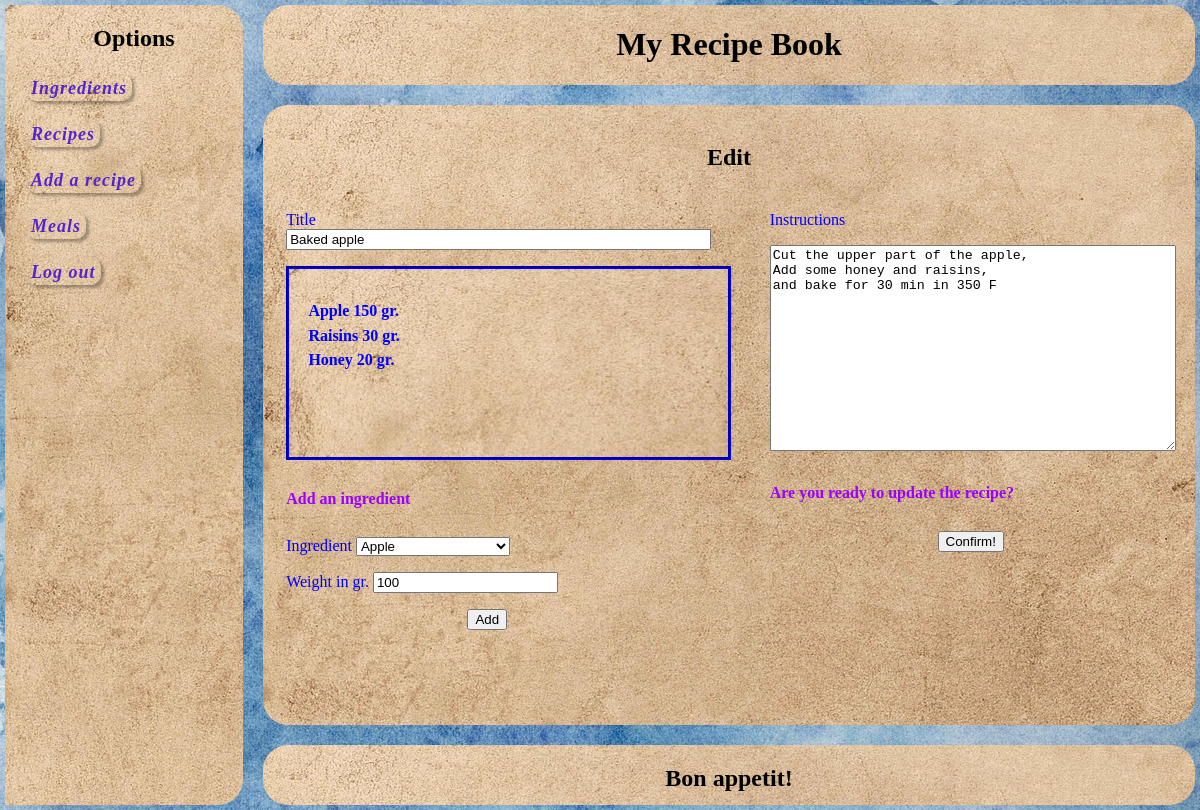
Screenshot of /edit/1 with the database file from the repository.
### app.py (models this page shows)
    class Recipe(db.Model):
        id = db.Column(db.Integer, primary_key = True)
        title = db.Column(db.String(100), index = True, unique = False)
        author = db.Column(db.String(40), index = True, unique = False)
        instructions = db.Column(db.String(4000), index = True, unique = False)
        ingredients = db.relationship('Ingredients', backref='recipe', lazy='dynamic')

    class Ingredients(db.Model):
        id = db.Column(db.Integer, primary_key = True)
        ingredient=db.Column(db.String(100), index = True, unique = False)
        weight = db.Column(db.Float(), index = True, unique = False)
        calories = db.Column(db.Float(), index = True, unique = False)
        proteins = db.Column(db.Float(), index = True, unique = False)
        recipe_id = db.Column(db.Integer, db.ForeignKey('recipe.id'))

### app.py (the view)
@app.route("/edit/<int:id>", methods=["GET", "POST"])
def edit(id):
    recipe_form = AddRecipe(csrf_enabled=False)
    ingredient_form = AddToRecipe()
    rows_pr=Products.query.all()
    lst_unsorted=[ele.product for ele in rows_pr]
    lst=sorted(lst_unsorted)
    ingredient_form.ingredient.choices=lst
    if request.method == "POST":
        if ingredient_form.add.data:
            ing = ingredient_form.ingredient.data
            wei = ingredient_form.weight.data
            ful= ing + '   ' + str(wei) + ' gr.'
            cal=Products.query.filter(Products.product == ing).first().calories / 100 * wei
            prot = Products.query.filter(Products.product == ing).first().proteins / 100 * wei
            new_ing = Ingredients(ingredient = ful, weight = wei, calories = cal, proteins = prot, recipe_id = id)
            db.session.add(new_ing)
            db.session.commit()
            return redirect(url_for("edit", id=id))
        if recipe_form.validate_on_submit():
            edited = Recipe.query.get(id)
            edited.title = recipe_form.title.data
            edited.instructions = recipe_form.instructions.data
            db.session.commit()
        return redirect(url_for("recipe", id=id))
    else:
        recipe_form.title.data=Recipe.query.get(id).title
        ingredients =Recipe.query.get(id).ingredients.all()
        recipe_form.instructions.data=Recipe.query.get(id).instructions
        return render_template("edit.html", id=id, template_form = recipe_form,
        add_ingr = ingredient_form,
        title = recipe_form.title.data,
        ingredients = ingredients,
        instructions = recipe_form.instructions.data)

### forms.py
class AddRecipe(FlaskForm):
  title =  StringField("Title", validators=[DataRequired()])
  instructions = TextAreaField("Instructions")
  submit = SubmitField("Confirm!")
  cancel = SubmitField("Cancel")

class AddToRecipe(FlaskForm):
  ingredient =  SelectField("Ingredient")
  weight = IntegerField("Weight in gr.", default=100)
  add = SubmitField("Add")

### templates/edit.html (shortened to what this page needs)
  {% extends "base.html" %}
  {% block content %}
        <article id="mainArticle" style="border-radius: 25px;">
            <h2> Edit </h2>
            <form action="/edit/{{ id }}" method="POST">
              <div class ="left_bl">
                <p>{{ template_form.title.label }}
                {{ template_form.title(size=50) }}</p>
                <div class="bordered">
                {% for ele in ingredients %}
                <h4> {{ele.ingredient}} </h4>
                {% endfor %}
                </div>
                <p><h6>Add an ingredient</h6></p>
                <p>{{ add_ingr.ingredient.label }}
                  {{ add_ingr.ingredient() }}</p>
                <p>  {{ add_ingr.weight.label }}
                {{ add_ingr.weight() }}</p>
                <p align="center">{{ add_ingr.add() }}</p>
              </div>
              <div class ="right_bl">
                <p>{{ template_form.instructions.label }}</p>
                <p>{{ template_form.instructions(style='height: 200px;  width: 400px;') }}</p>
                <h6>Are you ready to update the recipe?</h6>
                <p align ="center">{{ template_form.submit() }}</p>
              </div>
              </form>
        </article>
  {% endblock %}

### static/styles/style.css (style rules this page uses)
body { background-color: lightgreen; background-image: url('watercolor.jpg'); display: grid; grid-template-areas: "nav header header" "nav article article" "nav footer footer"; grid-template-rows: 80px 1fr 60px; grid-template-columns: 20% 1fr 1fr; grid-row-gap: 20px; grid-column-gap: 20px; height: 100vh; margin: 5px; }
div { padding: 1.2em; background: rgb(244, 218, 242); background-image: url('wallpaper.jpg'); width: 100%; }
.bordered { overflow: auto; height:150px; width: 400px; border-style: groove; border-color: blue; }
article { padding: 1.2em; background: rgb(244, 218, 242); background-image: url('wallpaper.jpg'); }
#mainArticle { grid-area: article; }
h2 { text-align: center; font-family: 'Garamound'; }
h4 { font-family: 'Garamound'; color: blue; font-size: 14; line-height: 0.2; }
h6 { font-family: 'Lucida calligraphy', 'Garamound'; font-weight: bold; color: rgb(157, 0, 255); font-size: 16px; line-height: 0.1; }
p { font-family: 'Garamound'; color: blue; font-size: 14; }
.right_bl { float: right; display: block; width: 45%; padding: 4px; background-image: none; background-color: rgba(0,0,0,0); }
.left_bl { float: left; display: block; width: 45%; padding: 4px; background-image: none; background-color: rgba(0,0,0,0); }

### rows the page displays
Recipe: title "Baked apple", instructions "Cut the upper part of the apple, Add some honey and raisins, and bake for 30 min in 350 F"
Ingredients: ingredient "Apple 150 gr."
Ingredients: ingredient "Raisins 30 gr."
Ingredients: ingredient "Honey 20 gr."

### other values shown
{{ template_form.title.label }} "Title"
{{ add_ingr.ingredient.label }} "Ingredient"
{{ add_ingr.weight.label }} "Weight in gr."
{{ template_form.instructions.label }} "Instructions"
